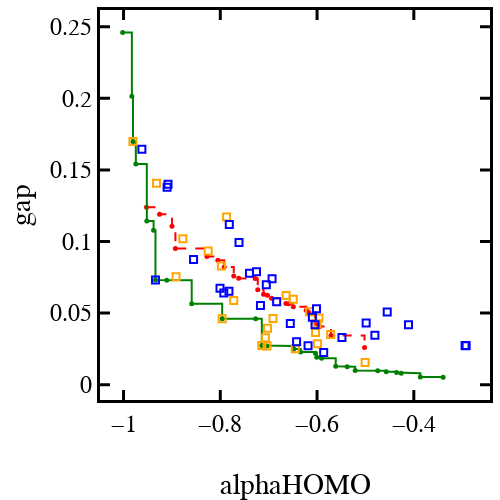

The notebook cell saved with this chart:
### Code cell
pareto_pred_actual_space = df.iloc[pareto_inds_pred][[y1l, y2l]].values
df_rm1stfront = df[~df['unique_name'].isin(df.iloc[pareto_inds_pred]['unique_name'].values)]
pareto_inds_pred_2nd, pareto_points_pred_2nd = is_pareto(
        points=df_rm1stfront[['hat_y1', 'hat_y2']].values)
pareto_pred_actual_space_2nd = df_rm1stfront.iloc[pareto_inds_pred_2nd][[y1l, y2l]].values
plot_pred_actual_front(pareto_points_pred, pareto_points, 
                       pareto_pred_actual_space, pareto_pred_actual_space_2nd,
                       y1l, y2l, figname=basepath+'pred&actual_pareto_front.pdf', show=True)
